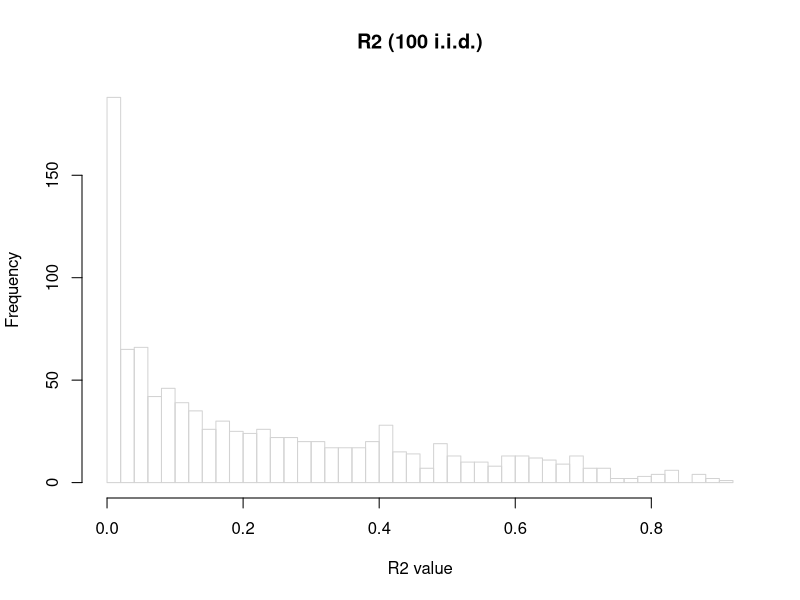
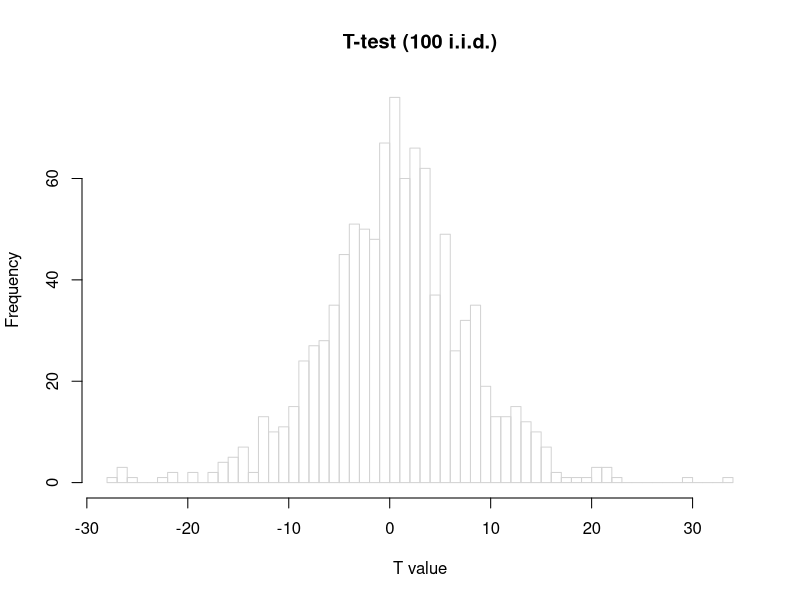
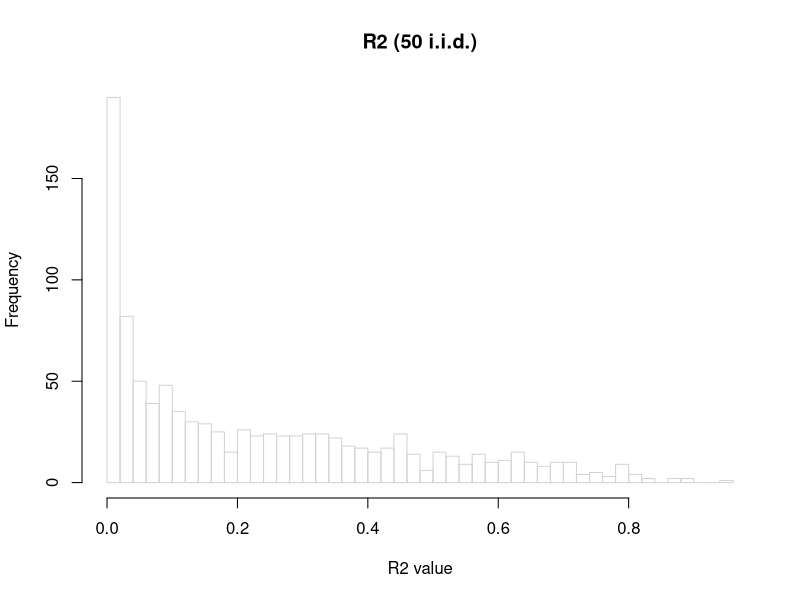
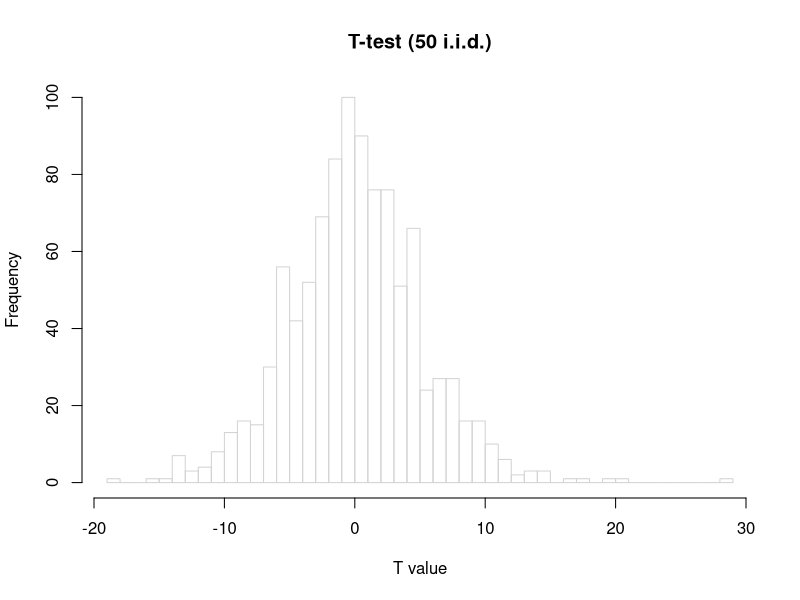
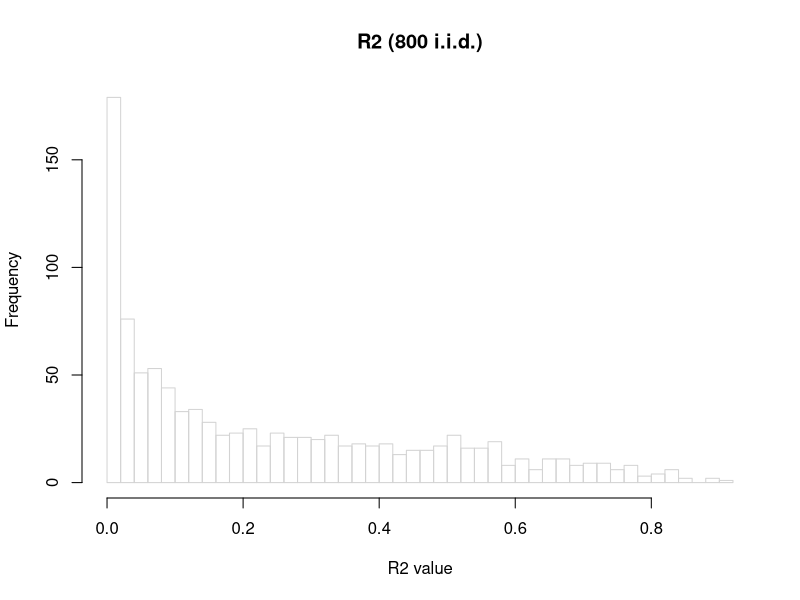
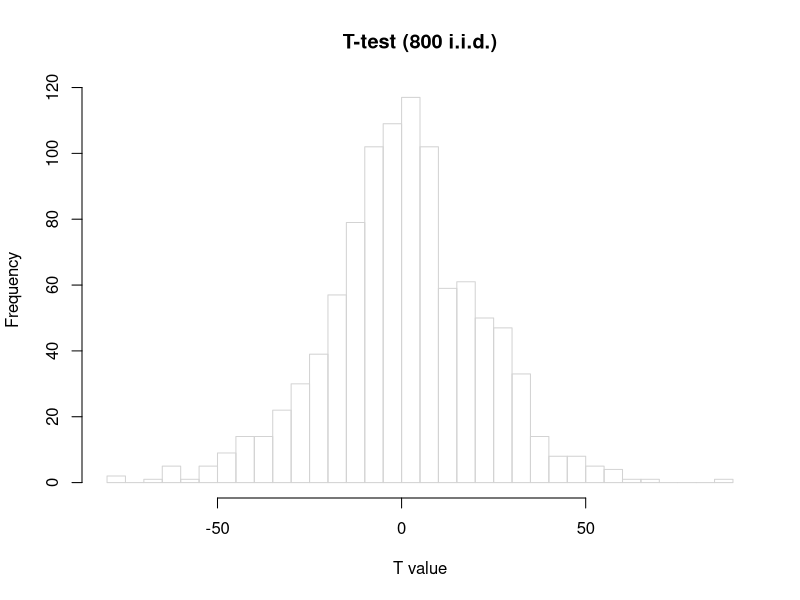
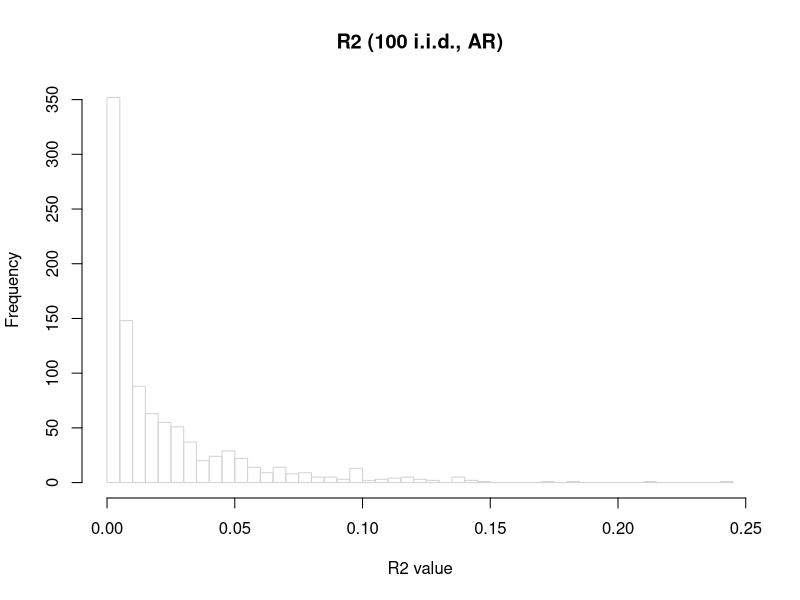
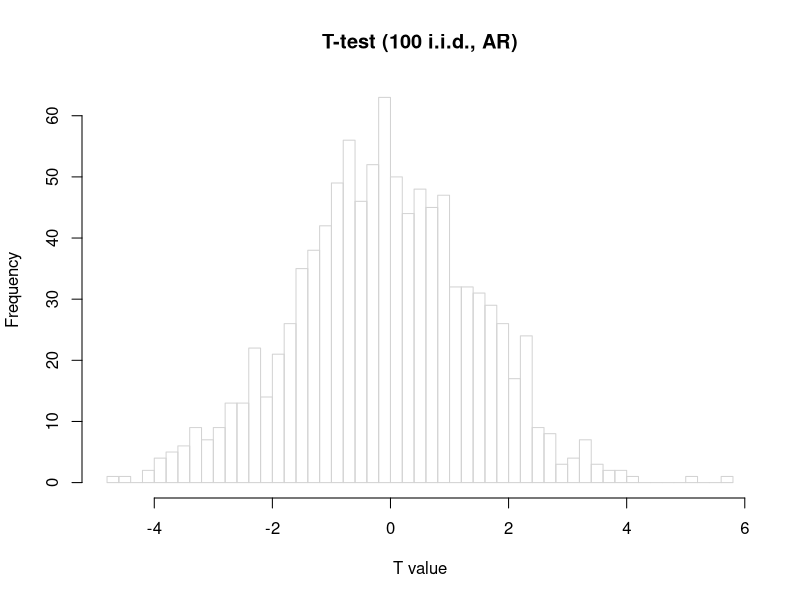

Generate these figures, in order, with R:
#Clear
rm(list = ls())

#Q1 to Q4
y=cumsum(rnorm(100)) 
x=cumsum(rnorm(100))
reg1= lm(y ~ x)
R2=summary(reg1)$r.squared
Rs=summary(reg1)$residuals
B1=summary(reg1)$coefficients[2,1]
SE=sqrt((1/100)*(((1/98)*sum(Rs^2))/var(x)))
Ttest=(B1-0)/SE
R2
Ttest

#Q5
R2100list= vector("list", 1000)
Ttest100list= vector("list", 1000)
for(i in 1:1000){
  y1=cumsum(rnorm(100))
  x1=cumsum(rnorm(100))
  reg2= lm(y1 ~ x1)
  R21=summary(reg2)$r.squared
  R2100list[[i]]= R21
  Rs1=summary(reg2)$residuals
  B11=summary(reg2)$coefficients[2,1]
  SE1=sqrt((1/100)*(((1/98)*sum(Rs1^2))/var(x1)))
  Ttest1=(B11-0)/SE1
  Ttest100list[[i]]= Ttest1
}
hist(as.numeric(R2100list), density=0, breaks=50, main="R2 (100 i.i.d.)", xlab="R2 value")
hist(as.numeric(Ttest100list), density=0, breaks=50, main="T-test (100 i.i.d.)", xlab="T value")
quantile(as.numeric(R2100list), c(.05,.5,.95))
quantile(as.numeric(Ttest100list), c(.05,.5,.95))
Reject_Null_Probability=sum(Ttest100list < -1.96, Ttest100list > 1.96)/1000
Reject_Null_Probability

#Q6
#Repeat Q5 with T = 50
R250list= vector("list", 1000)
Ttest50list= vector("list", 1000)
for(i in 1:1000){
  y5=cumsum(rnorm(50))
  x5=cumsum(rnorm(50))
  reg3= lm(y5 ~ x5)
  R25=summary(reg3)$r.squared
  R250list[[i]]= R25
  Rs5=summary(reg3)$residuals
  B15=summary(reg3)$coefficients[2,1]
  SE5=sqrt((1/50)*(((1/48)*sum(Rs5^2))/var(x5)))
  Ttest5=(B15-0)/SE5
  Ttest50list[[i]]= Ttest5
}
hist(as.numeric(R250list), density=0, breaks=50, main="R2 (50 i.i.d.)", xlab="R2 value")
hist(as.numeric(Ttest50list), density=0, breaks=50, main="T-test (50 i.i.d.)", xlab="T value")
quantile(as.numeric(R250list), c(.05,.5,.95))
quantile(as.numeric(Ttest50list), c(.05,.5,.95))
Reject_Null_Probability=sum(Ttest50list < -1.96, Ttest50list > 1.96)/1000
Reject_Null_Probability

#Repeat Q5 with T = 800
R2800list= vector("list", 1000)
Ttest800list= vector("list", 1000)
for(i in 1:1000){
  y8=cumsum(rnorm(800))
  x8=cumsum(rnorm(800))
  reg4= lm(y8 ~ x8)
  R28=summary(reg4)$r.squared
  R2800list[[i]]= R28
  Rs8=summary(reg4)$residuals
  B18=summary(reg4)$coefficients[2,1]
  SE8=sqrt((1/800)*(((1/798)*sum(Rs8^2))/var(x8)))
  Ttest8=(B18-0)/SE8
  Ttest800list[[i]]= Ttest8
}
hist(as.numeric(R2800list), density=0, breaks=50, main="R2 (800 i.i.d.)", xlab="R2 value")
hist(as.numeric(Ttest800list), density=0, breaks=50, main="T-test (800 i.i.d.)", xlab="T value")
quantile(as.numeric(R2800list), c(.05,.5,.95))
quantile(as.numeric(Ttest800list), c(.05,.5,.95))
Reject_Null_Probability=sum(Ttest800list < -1.96, Ttest800list > 1.96)/1000
Reject_Null_Probability

#Q7
ys=arima.sim(n=100,list(ar=0.5),innov = rnorm(100))
xs=arima.sim(n=100,list(ar=0.75),innov = rnorm(100))
reg8= lm(ys ~ xs)
R2s=summary(reg8)$r.squared
Rss=summary(reg8)$residuals
B1s=summary(reg8)$coefficients[2,1]
SEs=sqrt((1/100)*(((1/98)*sum(Rss^2))/var(xs)))
Ttests=(B1s-0)/SEs
R2s
Ttests

#Repeat Q5 for the new AR
R2100listS= vector("list", 1000)
Ttest100listS= vector("list", 1000)
for(i in 1:1000){
  ys1=arima.sim(n=100,list(ar=0.5),innov = rnorm(100))
  xs1=arima.sim(n=100,list(ar=0.75),innov = rnorm(100))
  reg5= lm(ys1 ~ xs1)
  R2s1=summary(reg5)$r.squared
  R2100listS[[i]]= R2s1
  Rss1=summary(reg5)$residuals
  B1s1=summary(reg5)$coefficients[2,1]
  SEs1=sqrt((1/100)*(((1/98)*sum(Rss1^2))/var(xs1)))
  Ttests1=(B1s1-0)/SEs1
  Ttest100listS[[i]]= Ttests1
}
hist(as.numeric(R2100listS), density=0, breaks=50, main="R2 (100 i.i.d., AR)", xlab="R2 value")
hist(as.numeric(Ttest100listS), density=0, breaks=50, main="T-test (100 i.i.d., AR)", xlab="T value")
quantile(as.numeric(R2100listS), c(.05,.5,.95))
quantile(as.numeric(Ttest100listS), c(.05,.5,.95))
Reject_Null_Probability=sum(Ttest100listS < -1.96, Ttest100listS > 1.96)/1000
Reject_Null_Probability

#Repeat Q6 for the new AR
#Repeat with T = 50
R250listS= vector("list", 1000)
Ttest50listS= vector("list", 1000)
for(i in 1:1000){
  ys5=arima.sim(n=50,list(ar=0.5),innov = rnorm(50))
  xs5=arima.sim(n=50,list(ar=0.75),innov = rnorm(50))
  reg6= lm(ys5 ~ xs5)
  R2s5=summary(reg6)$r.squared
  R250listS[[i]]= R2s5
  Rss5=summary(reg6)$residuals
  B1s5=summary(reg6)$coefficients[2,1]
  SEs5=sqrt((1/50)*(((1/48)*sum(Rss5^2))/var(xs5)))
  Ttests5=(B1s5-0)/SEs5
  Ttest50listS[[i]]= Ttests5
}
hist(as.numeric(R250listS), density=0, breaks=50, main="R2 (50 i.i.d., AR)", xlab="R2 value")
hist(as.numeric(Ttest50listS), density=0, breaks=50, main="T-test (50 i.i.d., AR)", xlab="T value")
quantile(as.numeric(R250listS), c(.05,.5,.95))
quantile(as.numeric(Ttest50listS), c(.05,.5,.95))
Reject_Null_Probability=sum(Ttest50listS < -1.96, Ttest50listS > 1.96)/1000
Reject_Null_Probability

#Repeat with T = 800
R2800listS= vector("list", 1000)
Ttest800listS= vector("list", 1000)
for(i in 1:1000){
  ys8=arima.sim(n=800,list(ar=0.5),innov = rnorm(800))
  xs8=arima.sim(n=800,list(ar=0.75),innov = rnorm(800))
  reg7= lm(ys8 ~ xs8)
  R2s8=summary(reg7)$r.squared
  R2800listS[[i]]= R2s8
  Rss8=summary(reg7)$residuals
  B1s8=summary(reg7)$coefficients[2,1]
  SEs8=sqrt((1/800)*(((1/798)*sum(Rss8^2))/var(xs8)))
  Ttests8=(B1s8-0)/SEs8
  Ttest800listS[[i]]= Ttests8
}
hist(as.numeric(R2800listS), density=0, breaks=50, main="R2 (800 i.i.d., AR)", xlab="R2 value")
hist(as.numeric(Ttest800listS), density=0, breaks=50, main="T-test (800 i.i.d., AR)", xlab="T value")
quantile(as.numeric(R2800listS), c(.05,.5,.95))
quantile(as.numeric(Ttest800listS), c(.05,.5,.95))
Reject_Null_Probability=sum(Ttest800listS < -1.96, Ttest800listS > 1.96)/1000
Reject_Null_Probability